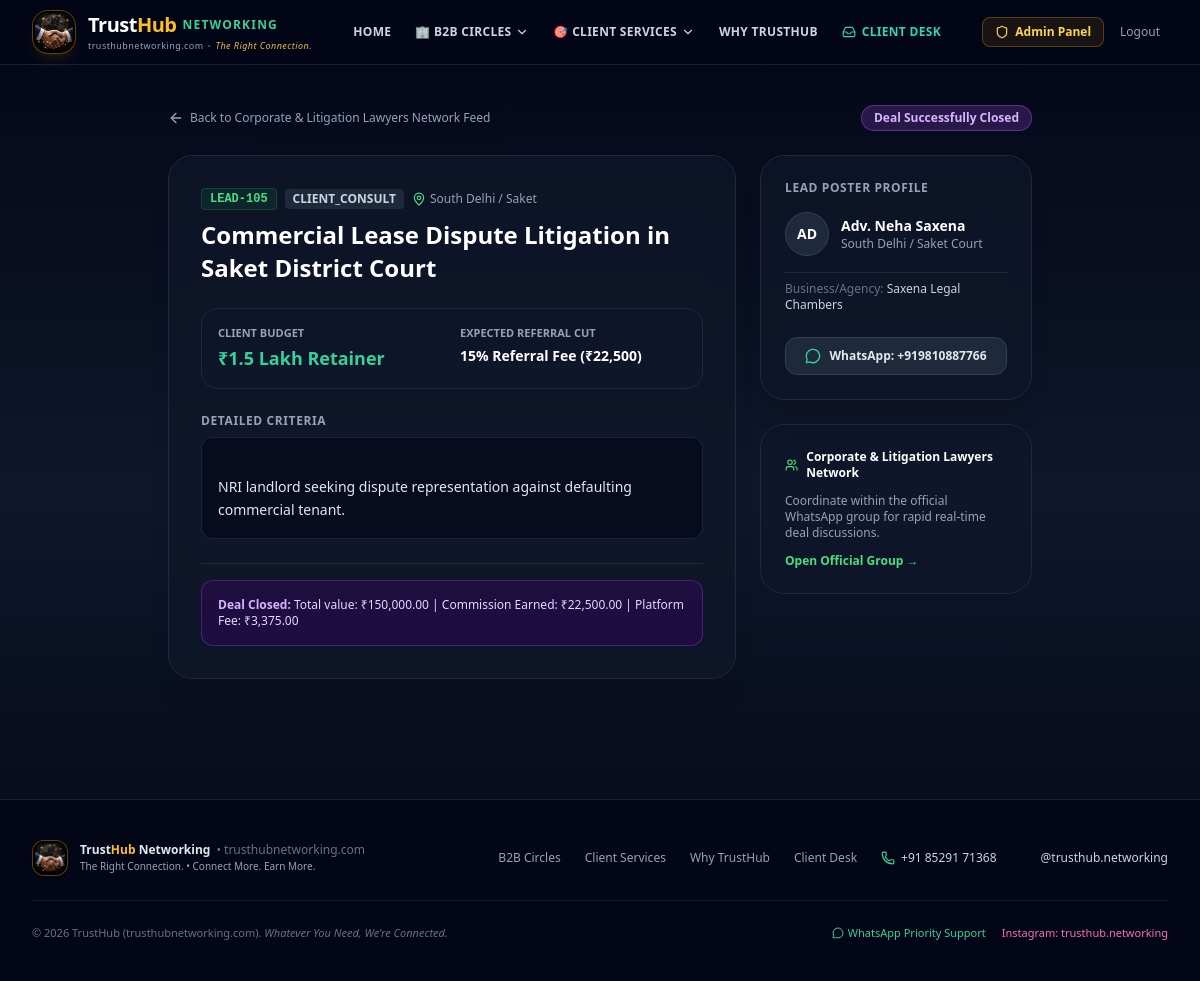
The app's page /leads/5 (signed in) with its own data.
### tables this page shows
CREATE TABLE vertical_groups (
        id INTEGER PRIMARY KEY AUTOINCREMENT,
        name TEXT NOT NULL,
        slug TEXT UNIQUE NOT NULL,
        category TEXT NOT NULL,
        description TEXT,
        icon TEXT DEFAULT 'users',
        whatsapp_group_link TEXT NOT NULL DEFAULT 'https://chat.whatsapp.com/invite-default',
        min_commission_rate TEXT DEFAULT '10-20% Brokerage / Success Fee',
        is_active INTEGER DEFAULT 1,
        created_at TIMESTAMP DEFAULT CURRENT_TIMESTAMP
    , monthly_fee INTEGER DEFAULT 399);

CREATE TABLE leads (
        id INTEGER PRIMARY KEY AUTOINCREMENT,
        lead_token TEXT UNIQUE,
        group_id INTEGER NOT NULL,
        author_id INTEGER NOT NULL,
        title TEXT NOT NULL,
        deal_type TEXT NOT NULL, -- 'buy', 'sell', 'rent', 'project', 'client_consult', 'other'
        sub_location TEXT NOT NULL,
        budget_range TEXT NOT NULL,
        description TEXT NOT NULL,
        expected_commission TEXT,
        status TEXT DEFAULT 'open', -- 'open', 'claimed', 'in_progress', 'closed', 'disputed'
        claimed_by_id INTEGER,
        claimed_at TIMESTAMP,
        closed_at TIMESTAMP,
        deal_value REAL DEFAULT 0,
        commission_earned REAL DEFAULT 0,
        platform_fee REAL DEFAULT 0,
        created_at TIMESTAMP DEFAULT CURRENT_TIMESTAMP,
        FOREIGN KEY (group_id) REFERENCES vertical_groups (id),
        FOREIGN KEY (author_id) REFERENCES users (id),
        FOREIGN KEY (claimed_by_id) REFERENCES users (id)
    );

CREATE TABLE users (
        id INTEGER PRIMARY KEY AUTOINCREMENT,
        full_name TEXT NOT NULL,
        phone_number TEXT NOT NULL,
        whatsapp_number TEXT NOT NULL,
        profession_category TEXT NOT NULL,
        profession_custom TEXT,
        group_id INTEGER,
        city_area TEXT NOT NULL,
        business_name TEXT,
        years_experience INTEGER DEFAULT 1,
        rera_or_license_id TEXT,
        source_channel TEXT,
        consent_share_contact INTEGER DEFAULT 1,
        verification_status TEXT DEFAULT 'approved', -- 'pending', 'approved', 'rejected'
        reputation_score INTEGER DEFAULT 100,
        role TEXT DEFAULT 'member', -- 'member', 'admin'
        subscription_status TEXT DEFAULT 'trial', -- 'trial', 'active', 'expired'
        trial_ends_at TIMESTAMP,
        created_at TIMESTAMP DEFAULT CURRENT_TIMESTAMP,
        FOREIGN KEY (group_id) REFERENCES vertical_groups (id)
    );

### main.py (the view)
@app.get("/leads/{lead_id}", response_class=HTMLResponse)
async def lead_detail_page(request: Request, lead_id: int, submitted: str = None):
    current_user = get_current_user(request)
    lead = models.get_lead_by_id(lead_id)
    if not lead:
        raise HTTPException(status_code=404, detail="Lead not found")
    return templates.TemplateResponse(request=request, name="lead_detail.html", context={
        "current_user": current_user,
        "lead": lead,
        "submitted": submitted
    })

### templates/lead_detail.html (shortened to what this page needs)
{% extends "layout.html" %}
{% block content %}
<div class="max-w-4xl mx-auto px-4 py-10" x-data="{ closeDealModal: false }">
  <div class="mb-6 flex items-center justify-between">
    <a href="/app" class="text-xs text-slate-400 hover:text-white flex items-center gap-1.5 transition">
      <i data-lucide="arrow-left" class="w-4 h-4"></i>
      <span>Back to {{ lead.group_name }} Feed</span>
    </a>
    {% if lead.status == 'open' %}
      <span class="text-xs font-bold px-3 py-1 rounded-full bg-emerald-500/20 text-emerald-300 border border-emerald-500/40 flex items-center gap-1.5">
        <span class="w-2 h-2 rounded-full bg-emerald-400 animate-ping"></span>
        Open for Claim
      </span>
    {% elif lead.status == 'claimed' %}
      <span class="text-xs font-bold px-3 py-1 rounded-full bg-amber-500/20 text-amber-300 border border-amber-500/40">
        Claimed & In Progress
      </span>
    {% elif lead.status == 'closed' %}
      <span class="text-xs font-bold px-3 py-1 rounded-full bg-purple-500/20 text-purple-300 border border-purple-500/40">
        Deal Successfully Closed
      </span>
    {% elif lead.status == 'pending_approval' %}
      <span class="text-xs font-bold px-3 py-1 rounded-full bg-amber-500/20 text-amber-300 border border-amber-500/40 flex items-center gap-1.5">
        <span class="w-2 h-2 rounded-full bg-amber-400 animate-pulse"></span>
        Under Executive Review
      </span>
    {% elif lead.status == 'rejected' %}
      <span class="text-xs font-bold px-3 py-1 rounded-full bg-rose-500/20 text-rose-300 border border-rose-500/40">
        Review Rejected
      </span>
    {% endif %}
  </div>
  <div class="grid grid-cols-1 lg:grid-cols-3 gap-6 items-start">
    <div class="lg:col-span-2 space-y-6">
      <div class="p-8 rounded-3xl glass-card border border-slate-800 shadow-xl space-y-6">
        <div>
          <div class="flex items-center gap-2 mb-2">
            <span class="font-mono text-xs font-bold text-brand-400 bg-brand-500/10 px-2 py-0.5 rounded border border-brand-500/20">
              {{ lead.lead_token }}
            </span>
            <span class="text-xs uppercase font-semibold px-2 py-0.5 rounded bg-slate-800 text-slate-300">
              {{ lead.deal_type }}
            </span>
            <span class="text-xs text-slate-400 flex items-center gap-1">
              <i data-lucide="map-pin" class="w-3.5 h-3.5 text-brand-400"></i>
              {{ lead.sub_location }}
            </span>
          </div>
          <h1 class="text-2xl font-extrabold text-white leading-snug">
            {{ lead.title }}
          </h1>
        </div>
        <div class="grid grid-cols-2 gap-4 p-4 rounded-2xl bg-slate-900/80 border border-slate-800">
          <div>
            <div class="text-[11px] uppercase font-bold text-slate-400">Client Budget</div>
            <div class="text-lg font-extrabold text-emerald-400 mt-0.5">{{ lead.budget_range }}</div>
          </div>
          <div>
            <div class="text-[11px] uppercase font-bold text-slate-400">Expected Referral Cut</div>
            <div class="text-sm font-bold text-white mt-1">{{ lead.expected_commission or 'Standard Commission' }}</div>
          </div>
        </div>
        <div>
          <h3 class="text-xs font-bold uppercase tracking-wider text-slate-400 mb-2">Detailed Criteria</h3>
          <div class="text-sm text-slate-200 leading-relaxed whitespace-pre-line p-4 rounded-xl bg-slate-950/60 border border-slate-800/80">
            {{ lead.description }}
          </div>
        </div>
        <div class="pt-4 border-t border-slate-800 flex flex-wrap items-center justify-between gap-4">
          {% if lead.status == 'open' and lead.author_id != current_user.id %}
            <form action="/leads/claim/{{ lead.id }}" method="POST" class="w-full">
              <button type="submit" class="w-full py-3.5 px-6 rounded-xl bg-gradient-to-r from-emerald-500 to-brand-500 hover:from-emerald-400 hover:to-brand-400 text-slate-950 font-extrabold text-sm shadow-lg shadow-brand-500/25 flex items-center justify-center gap-2 transition">
                <i data-lucide="message-circle" class="w-5 h-5 fill-current"></i>
                <span>Claim Lead & Start WhatsApp Coordination</span>
              </button>
            </form>
          {% elif lead.status == 'closed' %}
            <div class="w-full p-4 rounded-xl bg-purple-950/40 border border-purple-500/30 text-xs text-purple-200">
              <strong class="text-purple-300">Deal Closed:</strong> Total value: ₹{{ "{:,.2f}".format(lead.deal_value) }} | Commission Earned: ₹{{ "{:,.2f}".format(lead.commission_earned) }} | Platform Fee: ₹{{ "{:,.2f}".format(lead.platform_fee) }}
            </div>
          {% elif lead.status == 'rejected' %}
            <div class="w-full p-4 rounded-xl bg-rose-500/10 border border-rose-500/20 text-xs text-rose-300 flex items-center gap-3">
              <i data-lucide="alert-octagon" class="w-4 h-4 text-rose-400 shrink-0"></i>
              <span>This requirement did not meet quality verification standards and was closed.</span>
            </div>
          {% endif %}
        </div>
      </div>
    </div>
    <div class="space-y-6">
      <div class="p-6 rounded-3xl glass-card border border-slate-800 shadow-xl space-y-4">
        <h3 class="text-xs font-bold uppercase tracking-wider text-slate-400">Lead Poster Profile</h3>
        <div class="flex items-center gap-3">
          <div class="w-11 h-11 rounded-full bg-slate-800 border border-slate-700 flex items-center justify-center text-white font-bold text-sm">
            {{ lead.author_name[:2].upper() }}
          </div>
          <div>
            <div class="text-sm font-bold text-white">{{ lead.author_name }}</div>
            <div class="text-xs text-slate-400">{{ lead.author_city }}</div>
          </div>
        </div>
        {% if lead.author_business %}
          <div class="text-xs text-slate-300 pt-2 border-t border-slate-800">
            <span class="text-slate-500">Business/Agency:</span> {{ lead.author_business }}
          </div>
        {% endif %}
        <div class="pt-2">
          {% set msg_author = "Hi " ~ lead.author_name ~ ", reaching out regarding " ~ lead.lead_token ~ " on TrustHub Networking." %}
          <a href="https://wa.me/{{ lead.author_whatsapp }}?text={{ msg_author|urlencode }}" target="_blank" rel="noopener noreferrer" class="w-full py-2.5 px-3 rounded-xl bg-slate-800 hover:bg-slate-700 text-slate-200 text-xs font-semibold flex items-center justify-center gap-2 transition border border-slate-700">
            <i data-lucide="message-circle" class="w-4 h-4 text-emerald-400"></i>
            <span>WhatsApp: +{{ lead.author_whatsapp }}</span>
          </a>
        </div>
      </div>
      <div class="p-6 rounded-3xl bg-slate-900/60 border border-slate-800 space-y-3 text-xs text-slate-400">
        <div class="flex items-center gap-2 text-white font-bold">
          <i data-lucide="users" class="w-4 h-4 text-brand-400"></i>
          <span>{{ lead.group_name }}</span>
        </div>
        <p>Coordinate within the official WhatsApp group for rapid real-time deal discussions.</p>
        <a href="{{ lead.whatsapp_group_link }}" target="_blank" class="text-brand-400 hover:underline block font-semibold">
          Open Official Group &rarr;
        </a>
      </div>
    </div>
  </div>
</div>
{% endblock %}

### templates/layout.html (style rules this page uses)
.glass-card { background: rgba(15, 23, 42, 0.75); backdrop-filter: blur(12px); border: 1px solid rgba(255, 255, 255, 0.08); }

### records on screen
vertical_groups: group_name "Corporate & Litigation Lawyers Network"
leads: lead_token "LEAD-105", deal_type "CLIENT_CONSULT", sub_location "South Delhi / Saket", title "Commercial Lease Dispute Litigation in Saket District Court", budget_range "₹1.5 Lakh Retainer", expected_commission "15% Referral Fee (₹22,500)", description "NRI landlord seeking dispute representation against defaulting commercial tenant.", deal_value "150,000.00", commission_earned "22,500.00", platform_fee "3,375.00"
users: full_name "AD", author_name "Adv. Neha Saxena", author_city "South Delhi / Saket Court", author_business "Saxena Legal Chambers", author_whatsapp "919810887766"
